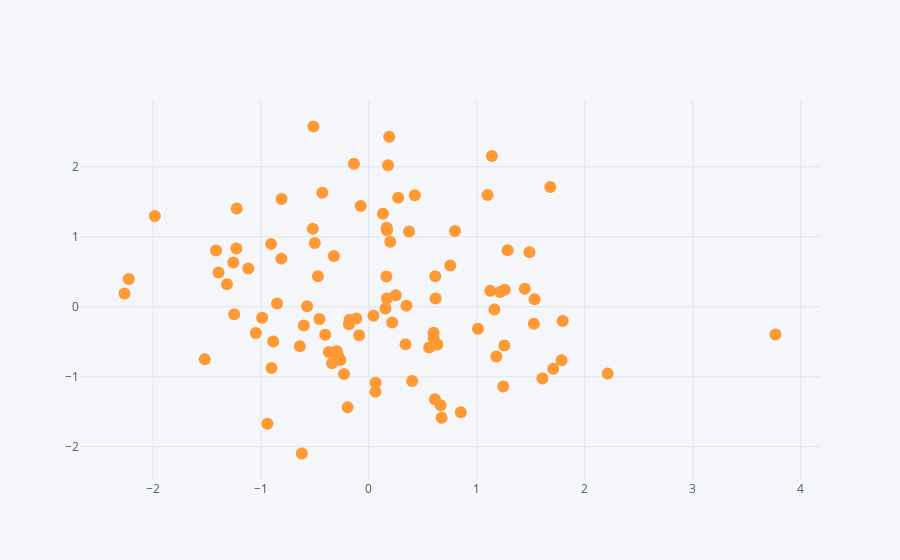

Here is the notebook cell this chart was saved with:
### Code cell
df.iplot(kind = 'scatter',x = 'a',y = 'b', mode = 'markers')
